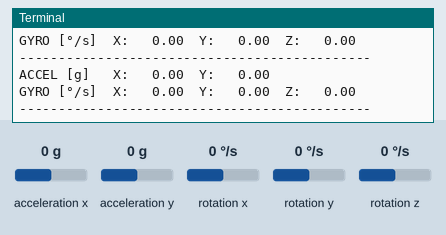
This program was run on a simulated Raspberry Pi (BCM pin numbers). Shown: the last lines printed to the terminal. The inputs (shaded band) are chosen by the test bench; at power-on: acceleration x 0 g, acceleration y 0 g, rotation x 0 °/s, rotation y 0 °/s, rotation z 0 °/s.

Above: at 3.3 s.
3.4 s: acceleration x set to -1.4 g
At 3.57 s:
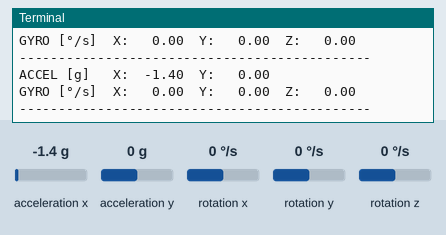
5.1 s: acceleration y set to -1.4 g
At 5.42 s:
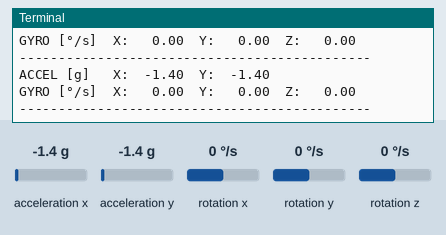
6.9 s: rotation x set to -192 °/s
At 7.07 s:
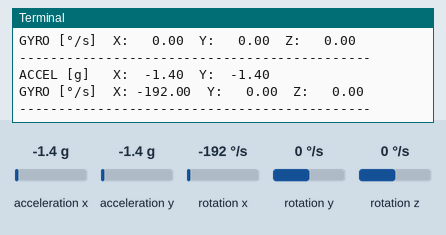
8.6 s: rotation y set to -192 °/s
At 8.92 s:
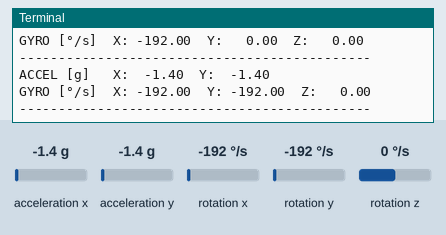
10.4 s: rotation z set to -192 °/s
At 10.57 s:
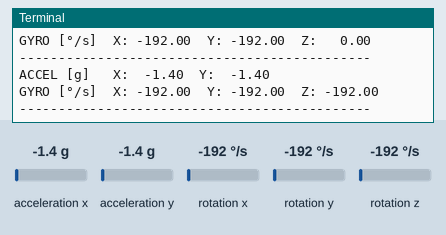
12.1 s: acceleration x set to 0 g
At 12.42 s:
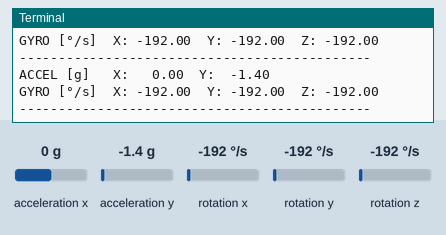

The program:

test.py
```python
#!/usr/bin/env python3

import smbus
import time

# =========================================================
# MPU6050 REGISTERS
# =========================================================
MPU6050_ADDR = 0x68
PWR_MGMT_1   = 0x6B
GYRO_CONFIG  = 0x1B
ACCEL_CONFIG = 0x1C

ACCEL_XOUT_H = 0x3B
ACCEL_YOUT_H = 0x3D
# Skipping 0x3F (Z-Accel) as it is defective

# Skipping ACCEL_ZOUT_H at 0x3F because accelerometer Z is defective.
# Gyro Z at 0x47 is separate and still used.

GYRO_XOUT_H  = 0x43
GYRO_YOUT_H  = 0x45
GYRO_ZOUT_H  = 0x47

# =========================================================
# GLOBAL OFFSETS
# =========================================================
accel_offsets = {'x': 0, 'y': 0}
gyro_offsets  = {'x': 0, 'y': 0, 'z': 0}

bus = smbus.SMBus(1)

def init_mpu():
    """Hard reset and configuration sequence."""
    try:
        # Full internal reset
        bus.write_byte_data(MPU6050_ADDR, PWR_MGMT_1, 0x80)
        time.sleep(0.2)

        # Wake up and set stable clock source
        bus.write_byte_data(MPU6050_ADDR, PWR_MGMT_1, 0x01)
        time.sleep(0.1)

        # Set ranges (+/- 2g and +/- 250 deg/s)
        bus.write_byte_data(MPU6050_ADDR, ACCEL_CONFIG, 0x00)
        bus.write_byte_data(MPU6050_ADDR, GYRO_CONFIG, 0x00)

        print("MPU6050: System Reset & Initialized.")
    except Exception as e:
        print(f"Error initializing MPU6050: {e}")

def read_word(reg):
    """Reads 16-bit word from I2C."""
    high = bus.read_byte_data(MPU6050_ADDR, reg)
    low = bus.read_byte_data(MPU6050_ADDR, reg + 1)
    value = (high << 8) + low
    if value >= 0x8000:
        value = -((65535 - value) + 1)
    return value

def calibrate_sensors(samples=200):
    """Calculates error offsets while stationary."""
    global accel_offsets, gyro_offsets
    print(f"Calibrating over {samples} samples. DO NOT MOVE...")

    sum_ax, sum_ay = 0, 0
    sum_gx, sum_gy, sum_gz = 0, 0, 0

    for _ in range(samples):
        sum_ax += read_word(ACCEL_XOUT_H) / 16384.0
        sum_ay += read_word(ACCEL_YOUT_H) / 16384.0

        sum_gx += read_word(GYRO_XOUT_H) / 131.0
        sum_gy += read_word(GYRO_YOUT_H) / 131.0
        sum_gz += read_word(GYRO_ZOUT_H) / 131.0
        time.sleep(0.005)

    accel_offsets['x'] = sum_ax / samples
    accel_offsets['y'] = sum_ay / samples

    gyro_offsets['x'] = sum_gx / samples
    gyro_offsets['y'] = sum_gy / samples
    gyro_offsets['z'] = sum_gz / samples

    print("Calibration Finished.")

def get_clean_data():
    """Returns X/Y Accel and X/Y/Z Gyro (Skipping broken Z-Accel)."""
    # Read Accel
    ax = (read_word(ACCEL_XOUT_H) / 16384.0) - accel_offsets['x']
    ay = (read_word(ACCEL_YOUT_H) / 16384.0) - accel_offsets['y']

    # Read Gyro
    gx = (read_word(GYRO_XOUT_H) / 131.0) - gyro_offsets['x']
    gy = (read_word(GYRO_YOUT_H) / 131.0) - gyro_offsets['y']
    gz = (read_word(GYRO_ZOUT_H) / 131.0) - gyro_offsets['z']

    return ax, ay, gx, gy, gz

# =========================================================
# MAIN LOOP
# =========================================================
try:
    init_mpu()
    calibrate_sensors(200)

    while True:
        ax, ay, gx, gy, gz = get_clean_data()

        # Visualizing the functional data
        print(f"ACCEL [g]   X: {ax:6.2f}  Y: {ay:6.2f}")
        print(f"GYRO [°/s]  X: {gx:6.2f}  Y: {gy:6.2f}  Z: {gz:6.2f}")
        print("-" * 45)

        time.sleep(0.2)

except KeyboardInterrupt:
    print("\nStopping IMU Stream...")
```

Measured:
- after the input at 3.4 s, the terminal: prints a new line at once (image 1)
- after the input at 5.1 s, the terminal: prints a new line after 0.16 s (image 2)
- after the input at 6.9 s, the terminal: prints a new line at once (image 3)
- after the input at 8.6 s, the terminal: prints a new line after 0.16 s (image 4)
- after the input at 10.4 s, the terminal: prints a new line at once (image 5)
- after the input at 12.1 s, the terminal: prints a new line after 0.16 s (image 6)
